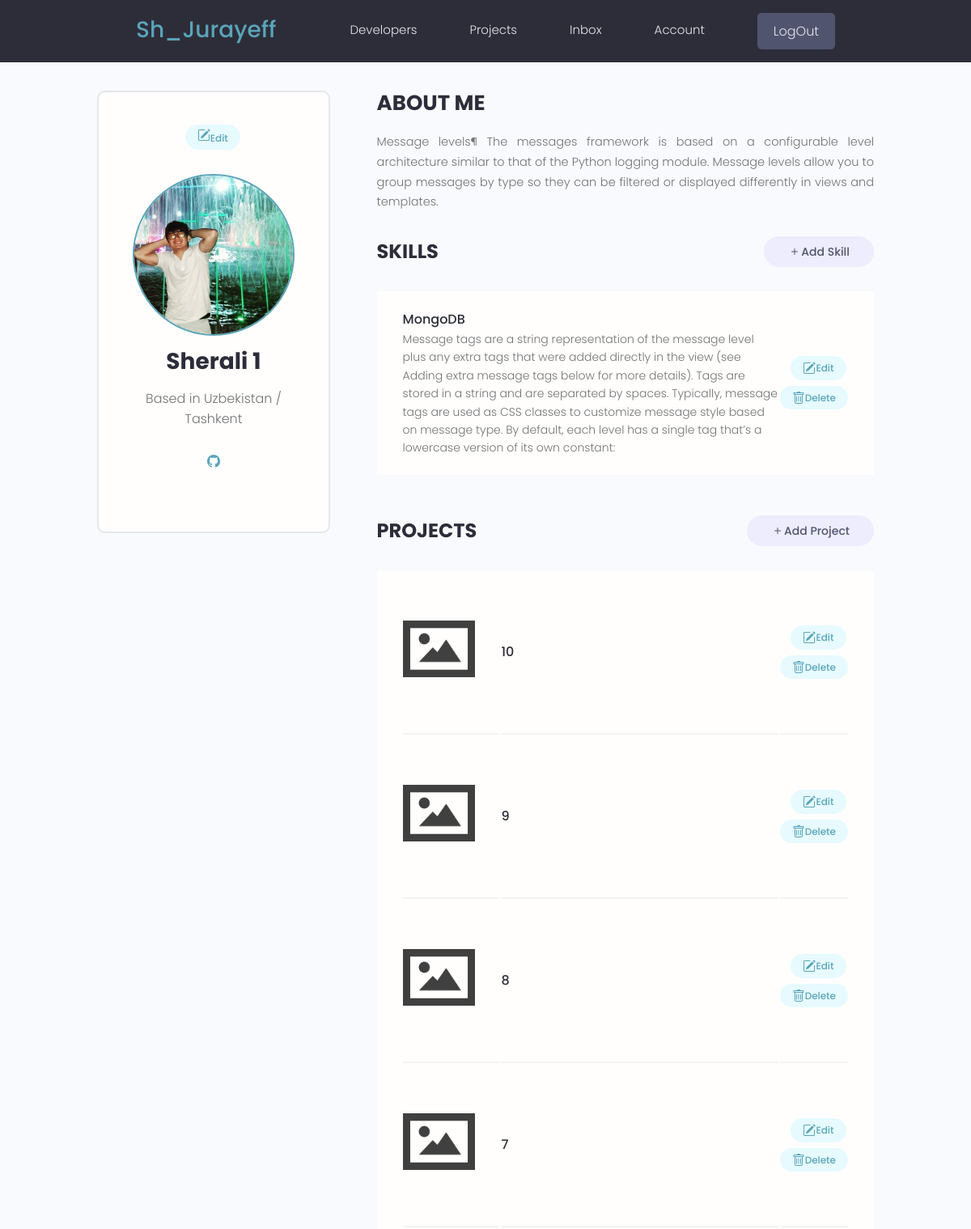
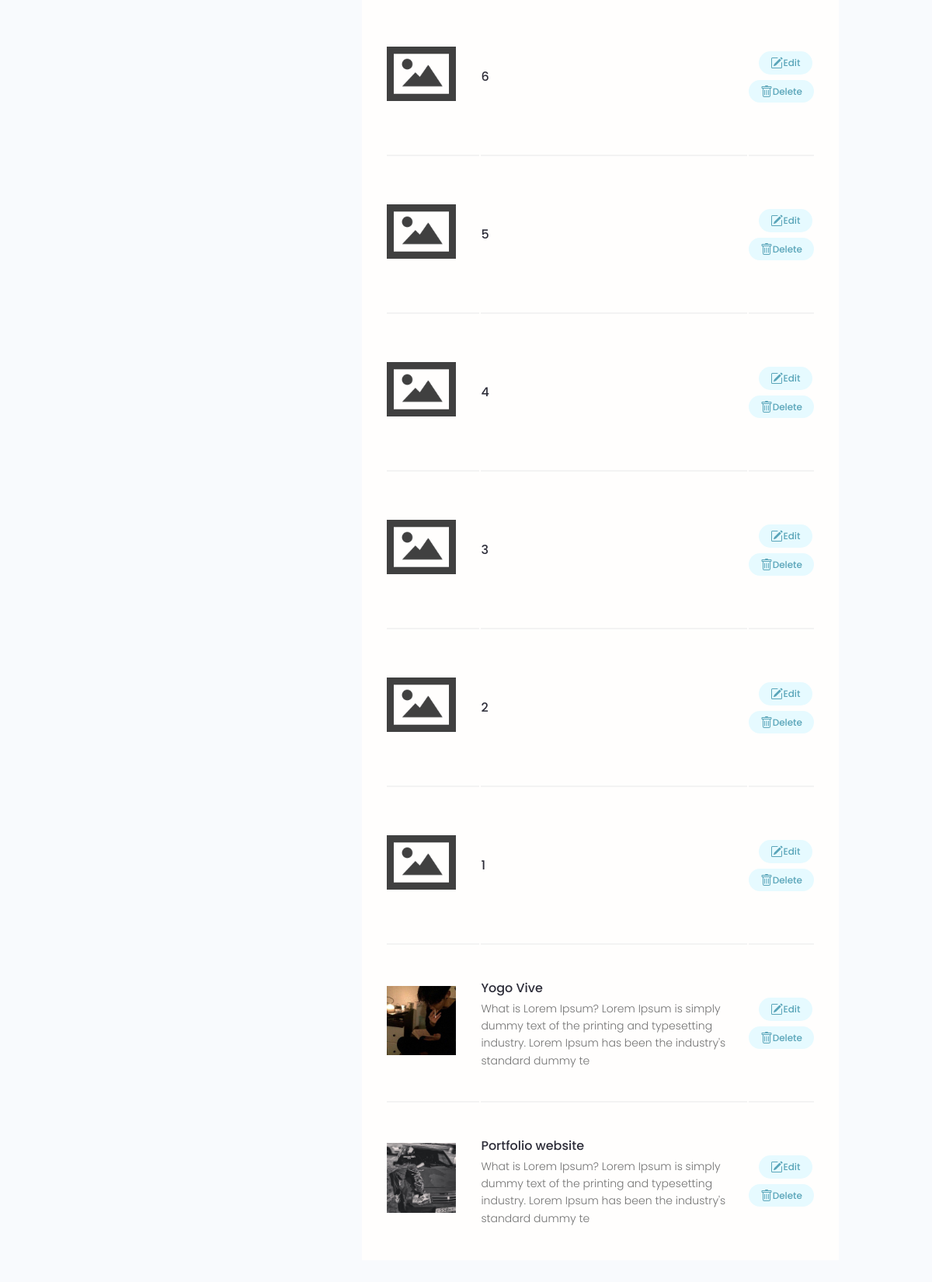
Screenshot of /account/ (signed in) with the database file from the repository (2 pictures, top to bottom).
### users/models.py (models this page shows, shortened)
class Profile(models.Model):
    user = models.OneToOneField(User , on_delete=models.CASCADE , null=True , blank=True)
    name = models.CharField(max_length=200 , blank=True  , null=True)
    email = models.EmailField(max_length=200 , blank=True , null=True)
    username = models.CharField(max_length=200 , blank=True  , null=True)
    location = models.CharField(max_length=200 , blank=True  , null=True)
    short_intro =  models.CharField(max_length=200 , blank=True  , null=True)
    bio = models.TextField(blank=True , null=True)
    profile_image = models.ImageField(blank=True ,null=True , upload_to='profiles/' , default='profiles/user-default.png')
    social_github = models.CharField(max_length=200 , blank=True  , null=True)
    social_telegram = models.CharField(max_length=200 , blank=True  , null=True)
    social_instagram = models.CharField(max_length=200 , blank=True  , null=True)
    social_linkedin = models.CharField(max_length=200 , blank=True  , null=True)
    social_twitter = models.CharField(max_length=200 , blank=True  , null=True)
    created_at = models.DateTimeField(auto_now_add=True , null=True ,blank=True)
    id = models.UUIDField(unique=True , default=uuid.uuid4 , primary_key=True , editable=False)

class Skill(models.Model):
    owner = models.ForeignKey(Profile , on_delete=models.CASCADE, null=True)
    name = models.CharField(max_length=200 , blank=True  , null=True)
    description = models.TextField(null=True , blank=True)
    created = models.DateTimeField(auto_now_add=True , null=True , blank=True)
    id = models.UUIDField(unique=True , default=uuid.uuid4 , primary_key=True , editable=False)

### projects/models.py (models this page shows, shortened)
class Project(models.Model):
    owner = models.ForeignKey(Profile , null = True , blank=True , on_delete=models.SET_NULL)
    title = models.CharField(max_length=200)
    description = models.TextField(null=True , blank=True)
    featured_images = models.ImageField(null=True, blank=True , default='default.png')
    demo_link = models.CharField(max_length=200 , null=True , blank=True)
    source_link = models.CharField(max_length=200 , null=True ,blank=True)
    tags = models.ManyToManyField('Tag', blank=True)
    vote_total = models.IntegerField(default=0 , null=True ,blank=True)
    vote_ratio = models.IntegerField(default=0 , null=True ,blank=True)
    created = models.DateTimeField(auto_now_add=True)
    id = models.UUIDField(default=uuid.uuid4 , unique=True ,
                          primary_key=True , editable=False)
    class Meta:
        ordering = ['-created']

### users/views.py (the view)
# urls.py: path('account/' , userAccount , name = 'account') ,
@login_required(login_url = 'login')
def userAccount(request):
    profile = request.user.profile
    skills = profile.skill_set.all()
    projects = profile.project_set.all()
    context = {
        'profile': profile ,
        'skills': skills ,
        'projects': projects
    }
    return render(request , 'users/account.html' , context)

### users/templates/users/account.html (shortened to what this page needs)
{% extends 'main.html' %}
{% block content %}
<main class="settingsPage profile my-md">
  <div class="container">
    <div class="layout">
      <div class="column column--1of3">
        <div class="card text-center">
          <div class="card__body dev">
            <a  class="tag tag--pill tag--main settings__btn" href="{% url 'edit-account' %}">Edit</a>
            <img class="avatar avatar--xl dev__avatar" src="{{profile.profile_image.url}}" />
            <h2 class="dev__name">{{profile.name}}</h2>
            <p class="dev__location">Based in {{profile.location}}</p>
            <ul class="dev__social">
              {% if profile.social_github %}
              <li>
                <a title="Github" href="{{profile.social_github}}" target="_blank"></a>
              </li>
              {% endif %}
            </ul>
          </div>
        </div>
      </div>
      <div class="column column--2of3">
        <div class="devInfo">
          <h3 class="devInfo__title">About Me</h3>
          <p class="devInfo__about">{{profile.bio}}</p>
        </div>
        <div class="settings">
          <h3 class="settings__title">Skills</h3>
          <a class="tag tag--pill tag--sub settings__btn tag--lg" href="{% url 'create-skill' %}"><svg xmlns="http://www.w3.org/2000/svg" width="16" height="16" fill="currentColor" class="bi bi-plus" viewBox="0 0 16 16"><path d="M8 4a.5.5 0 0 1 .5.5v3h3a.5.5 0 0 1 0 1h-3v3a.5.5 0 0 1-1 0v-3h-3a.5.5 0 0 1 0-1h3v-3A.5.5 0 0 1 8 4z"/></svg>
            Add Skill</a>
        </div>
        <table class="settings__table">
          {% for skill in skills %}
          <tr>
            <td class="settings__tableInfo">
              <h4>{{skill.name}}</h4>
              <p>
                {{skill.description}}
              </p>
            </td>
            <td class="settings__tableActions">
              <a class="tag tag--pill tag--main settings__btn" href="{% url 'update-skill' skill.id %}">
                Edit</a>
              <a class="tag tag--pill tag--main settings__btn" href="{% url 'delete-skill' skill.id %}?next=/account/">
                Delete</a>
            </td>
          </tr>
          {% endfor %}
        </table>
        <div class="settings">
          <h3 class="settings__title">Projects</h3>
          <a class="tag tag--pill tag--sub settings__btn tag--lg" href="{% url 'create-project' %}"><svg xmlns="http://www.w3.org/2000/svg" width="16" height="16" fill="currentColor" class="bi bi-plus" viewBox="0 0 16 16"><path d="M8 4a.5.5 0 0 1 .5.5v3h3a.5.5 0 0 1 0 1h-3v3a.5.5 0 0 1-1 0v-3h-3a.5.5 0 0 1 0-1h3v-3A.5.5 0 0 1 8 4z"/></svg>
            Add Project</a>
        </div>
        <table class="settings__table">
          {% for project in projects %}
          <tr>
            <td class="settings__thumbnail">
              <a href="{% url 'project' project.id %}"><img src="{{project.featured_images.url}}" alt="Project Thumbnail" /></a>
            </td>
            <td class="settings__tableInfo">
              <a href="{% url 'project' project.id %}">{{project.title}}</a>
              <p>{{project.description|slice:"150"}}</p>
            </td>
            <td class="settings__tableActions">
              <a class="tag tag--pill tag--main settings__btn" href="{% url 'update-project' project.id %}"> Edit</a>
              <a class="tag tag--pill tag--main settings__btn"
                href="{% url 'delete-project'  project.id %}?next=/account/">
                Delete</a>
            </td>
          </tr>
          {% endfor %}
        </table>
      </div>
    </div>
  </div>
</main>
{% endblock %}

### static/styles/app.css (style rules this page uses)
:root { --color-sub: #2d2d39; }
.card { border: 2px solid var(--color-light); }
img { width: 100%; }
.profile .card > .dev { padding: 4rem; }
.dev__avatar { display: block; margin: auto; }
.dev__name { color: var(--color-sub); font-size: 2.8rem; font-weight: 700; margin-top: 1rem; margin-bottom: 0.5rem; }
.dev__location { margin-top: 1rem; }
.dev__social { margin: 3rem 0; list-style: none; display: flex; justify-content: center; gap: 1.5rem; }
.devInfo { margin-bottom: 3rem; }
.devInfo__title, .devInfo__subtitle { font-size: 2.6rem; color: var(--color-sub); text-transform: uppercase; font-weight: 700; margin-bottom: 1.5rem; }
.devInfo__about, .devSkill__info { font-size: 1.45rem; line-height: 1.7; text-align: justify; }
.settingsPage .dev > .settings__btn { display: inline-block; margin-bottom: 3rem; }
.settings { display: flex; justify-content: space-between; align-items: center; }
.settings__title { font-size: 2.4rem; text-transform: uppercase; font-weight: 700; color: var(--color-sub); }
.settings__table { margin-top: 3rem; margin-bottom: 5rem; padding: 0 3rem; background: var(--color-white); }
.settings__table tr { width: 100%; }
.settings__table tr > td { padding: 2rem 0; }
.settings__table tr:not(:last-child) td { border-bottom: 2px solid var(--color-white-light); }
.settings__thumbnail { width: 23%; min-width: 10rem; }
.settings__thumbnail img { padding-right: 3rem; height: 15rem; object-fit: contain; }
.settings__tableInfo { width: 100%; }
.settings__tableInfo h4, .settings__tableInfo a { padding-right: 1rem; width: auto; font-size: 1.6rem; font-weight: 500; color: var(--color-sub); }
.settings__tableInfo p { font-size: 1.4rem; }
.settings__tableActions { text-align: right; }

### static/uikit/styles/modules/_variables.css (style rules this page uses)
:root { --color-main: #5aa5b9; --color-main-light: #e6faff; --color-sub: #3f4156; --color-sub-light: #51546e; --color-sub-lighter: #ededfd; --color-text: #737373; --color-gray: #8b8b8b; --color-light: #e5e7eb; --color-light-gray: #767676; --color-bg: #f8fafd; --color-white: #fffefd; --color-white-light: #f3f3f3; --color-success: #359e64; --color-success-bg: #def8e8; --color-error: #fc4b0b; --color-error-bg: #fff2ee; --font-base: 'Poppins', arial, helvetica, 'Segoe UI', roboto, ubuntu, sans-serif; --font-monospace: 'Fira Code', 'Courier New', courier, monospace; --font-regular: 300; --font-medium: 500; --font-bold: 700; --generic-shadow: 1px 1px 5px #00000010; --generic-transition: all 0.3s ease-in-out; }

### static/uikit/styles/modules/_base.css (style rules this page uses)
* { margin: 0; padding: 0; box-sizing: border-box; text-rendering: optimizeLegibility; color: inherit; font-size: inherit; }
html { font-size: 50%; }
@media only screen and (min-width: 480px) { html { font-size: 56.25%; } }
@media only screen and (min-width: 1200px) { html { font-size: 62.5%; } }
body { line-height: 1.6; font-weight: 400; font-size: 1.5rem; color: var(--color-text); background-color: var(--color-bg); min-height: 100vh; }

### static/uikit/styles/modules/_typography.css (style rules this page uses)
* { font-family: var(--font-base); }
h2 { font-size: 3.6rem; font-weight: var(--font-bold); }
h3 { font-size: 3.2rem; font-weight: var(--font-medium); }
h4 { font-size: 2.8rem; font-weight: var(--font-medium); }
p, span, strong { font-size: 1.6rem; color: var(--color-text); font-weight: var(--font-regular); }
a { padding-bottom: 2px; text-decoration: none; display: inline-block; color: var(--color-main); font-weight: var(--font-medium); }

### static/uikit/styles/modules/_utilities.css (style rules this page uses)
.container { width: 92%; max-width: 165rem; margin: 0 auto; box-sizing: border-box; }
@media screen and (min-width: 1000px) { .container { width: 90%; } }
@media screen and (min-width: 1200px) { .container { width: 80%; } }
.text-center { text-align: center; }
.my-md { margin: 3rem auto; }

### static/uikit/styles/modules/_avatar.css (style rules this page uses)
.avatar { border-radius: 50%; border: 2px solid var(--color-main); object-fit: cover; }
.avatar--xl { height: 20rem; width: 20rem; }

### static/uikit/styles/modules/_card.css (style rules this page uses)
.card { border-radius: 1rem; background-color: var(--color-white); border: 1.5px solid var(--color-light); width: auto; height: auto; margin-top: 0.5rem; margin-bottom: 0.5rem; overflow: hidden; }
.card__body, .card__header { padding: 2rem 2.5rem; }

### static/uikit/styles/modules/_layout.css (style rules this page uses)
.layout { display: flex; flex-flow: row wrap; justify-content: space-between; }
.layout > .column { margin-bottom: 3rem; }
.layout > .column.column--1of3 { flex-basis: 30%; }
.layout > .column.column--2of3 { flex-basis: 64%; }

### rows the page displays
Profile: profile_image (picture), name "Sherali 1", location "Uzbekistan / Tashkent", bio "Message levels¶ The messages framework is based on a configurable level architecture similar to that of the Python logging module. Message levels allow you to group messages by type so they can be filtered or displayed differently in views and templates."
Skill: name "MongoDB", description "Message tags are a string representation of the message level plus any extra tags that were added directly in the view (see Adding extra message tags below for more details). Tags are stored in a string and are separated by spaces. Typically, message tags are used as CSS classes to customize message style based on message type. By default, each level has a single tag that’s a lowercase version of its own constant:"
Project: featured_images (placeholder picture), title "10"
Project: featured_images (placeholder picture), title "9"
Project: featured_images (placeholder picture), title "8"
Project: featured_images (placeholder picture), title "7"
Project: featured_images (placeholder picture), title "6"
Project: featured_images (placeholder picture), title "5"
Project: featured_images (placeholder picture), title "4"
Project: featured_images (placeholder picture), title "3"
Project: featured_images (placeholder picture), title "2"
Project: featured_images (placeholder picture), title "1"
Project: featured_images (picture), title "Yogo Vive", description "What is Lorem Ipsum? Lorem Ipsum is simply dummy text of the printing and typesetting industry. Lorem Ipsum has been the industry's standard dummy te"
Project: featured_images (picture), title "Portfolio website", description "What is Lorem Ipsum? Lorem Ipsum is simply dummy text of the printing and typesetting industry. Lorem Ipsum has been the industry's standard dummy te"
